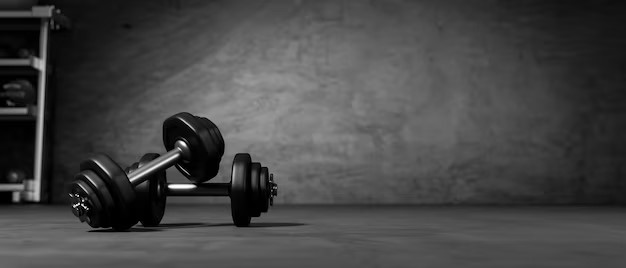
#> input picture bg1.jpg, 626 x 268 px
$ python -i exercise.py   (imports and definitions only)   (older library calls are emulated)
#> lines starting #> are read from the running program, lines starting #| are printed output that depends on the picture; pictures that were not available may be replaced by others from this repository, and a replacement may not be noted
# -*- coding: utf-8 -*-
"""
Created on Tue May 16 00:04:19 2023

@author: CAPTAIN
"""

import tkinter as tk
import numpy as np
import pandas as pd
from tkinter import ttk
from sklearn.decomposition import PCA
from sklearn.preprocessing import LabelEncoder
from subprocess import call
from joblib import dump , load
from PIL import ImageTk, Image


def train():
    root = tk.Tk()
    w, h = root.winfo_screenwidth(), root.winfo_screenheight()
    root.geometry("%dx%d+0+0" % (w, h))
    #root.geometry("3000x1000")
    root.title("Body Fitness Prediction")
    root.configure(background="white")
    label = tk.Label(root, text="Diet Plan")
    image = Image.open("bg1.jpg")
#> image is the input picture: PIL image 626x268 RGB; min 0, max 255, mean 69.9
    image1 = Image.open("home_button.png")
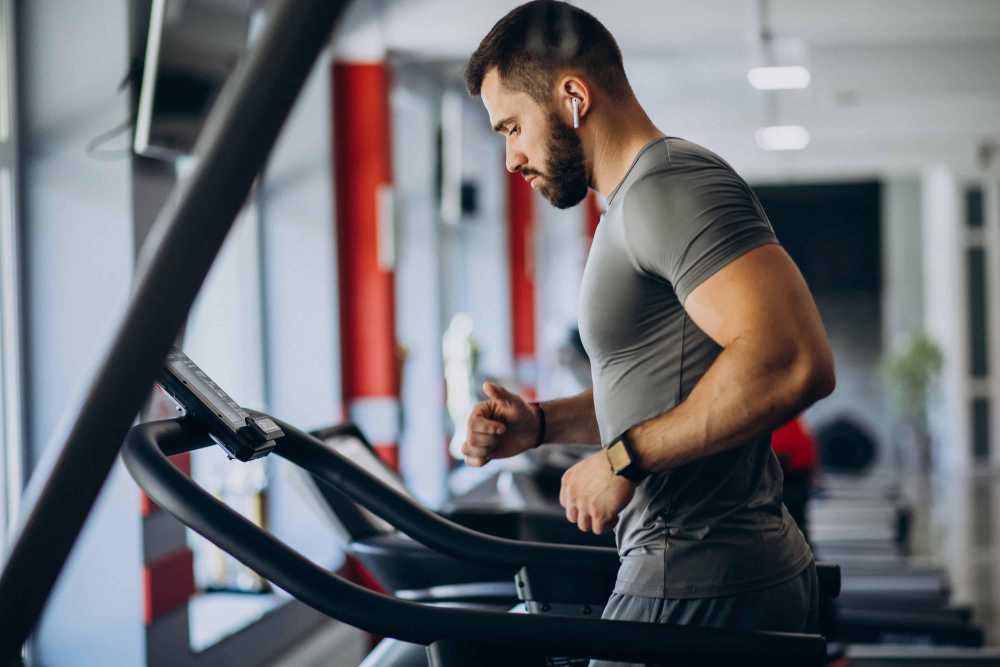
#> input picture B11.jpg, 4000 x 2667 px, given in place of home_button.png, which was not available (shown at 1/4 size)
#> image1 is the input picture: PIL image 4000x2667 RGB; mean R, G, B 110.1, 110.3, 115.6
    image1 = image1.resize((105, 60), Image.ANTIALIAS)
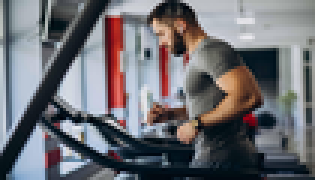
#> image1: PIL image 105x60 RGB (shown 3 times larger); mean R, G, B 110.2, 110.3, 115.5
    image = image.resize((3000, 1000), Image.ANTIALIAS)
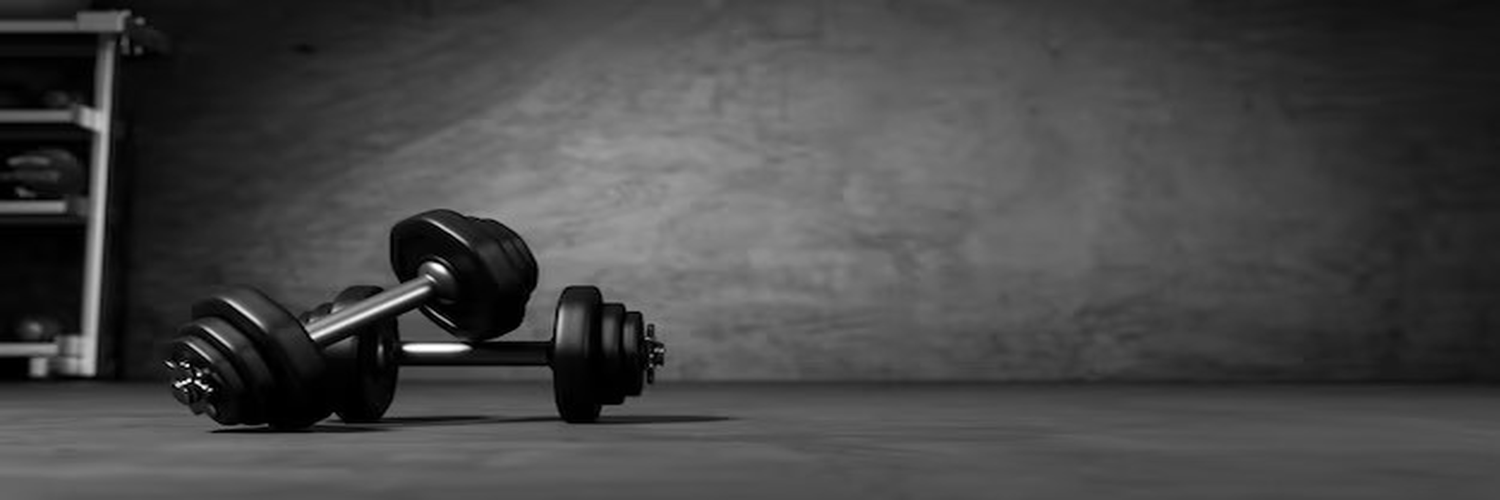
#> image: PIL image 3000x1000 RGB (shown at 1/2 size); min 0, max 255, mean 69.9
    background_image = ImageTk.PhotoImage(image)

    # Create a label widget and set the image as the background
    background_label = tk.Label(root, image=background_image)
    background_label.place(x=0, y=0)
    label.pack()

#> (the run stopped early here; a loop or call above may not have finished)
